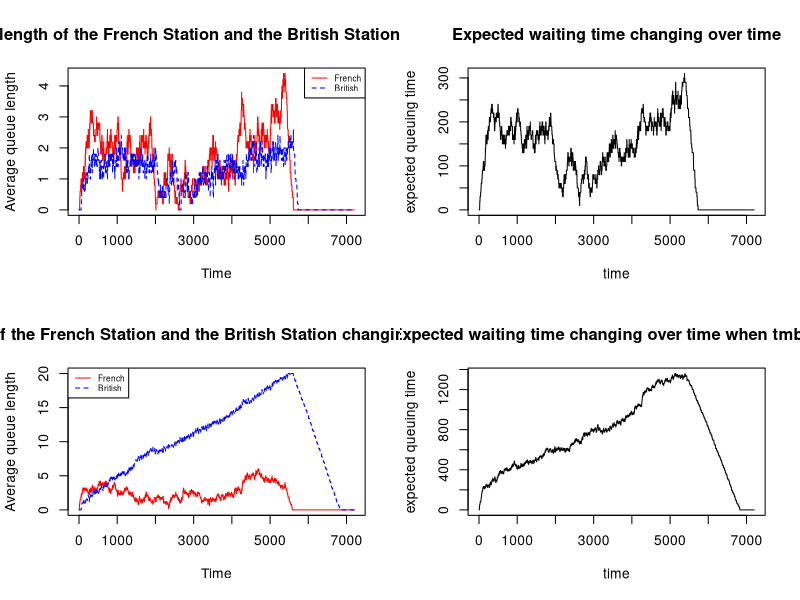

This figure's R source:
# First, prepare for the functions to update the queues and processing time

# Define a function "finish()" to move the car that have finished processing out of the queue
# "station" is a matrix with two numerical lists
# Columns in the "station" array stand for each queue in the stations
# station["qn",] is a list consisting the number of cars in each queue
# station["dt",] is the list consisting the processing time for the processing car in each queue
# We will use "sample()" to generate random processing time in the range (tr,tr+tm)
finish <- function(station, queue, tr, tm){
  
  # If there is one car finish being processed and be able to leave the current queue, 
  # then we will reduce one from the number of queuing cars in this queue
  station["qn", queue] <- station["qn", queue] - 1
  
  # If there is more than one car in the queue, the car that has been waiting in the queue will be processed after the old car got moved out from the queue
  # then use 'sample()' to generate a processing time for this car
  if(station["qn", queue] > 0){
    station["dt", queue] <- sample(tm:(tm+tr), 1)
  }
  # If there is no car left in the queue, we give "-1" to the processing time as an indicator, just for convenience 
  else{
    station["dt", queue] <- -1
  }
  
  return(station)
}

# Define another function "insert()" to find the shortest queue and insert the newly arriving car into the queue 
insert <- function(station, tr, tm){
  # Find the shortest queue
  qn_min <- which.min(station["qn", ]) 
  # The newly arrived car will join the shortest queue
  station["qn", qn_min] <- station["qn", qn_min] + 1
  
  # According to "finish()" function we had defined above, 
  # "-1" for processing time means there's no car waiting in the queue, 
  # so the newly inserted car will be processed immediatelt.
  # Then we use "sample()" function to generate a random processing time for this car
  if(station["dt", qn_min] == -1){
    station["dt", qn_min] <- sample(tm:(tm+tr), 1)
  }
  
  return (station)
}


# Define the function "qsim(mf,mb,a.rate,trb,trf,tmb,tmf,maxb)"
# "mf" is the number of French stations
# "mb" is the number of British stations
# "a.rate" is the probability a new car arrives at French stations in one second
# A car arrives at the French stations randomly at an average rate of one every 
# 10 seconds, so that there is a probability of 0.1 of an arrival each second
# The processing time in the French stations will be a random number uniformly distributed between (tmf,tmf+trf) 
# The processing time in the British stations will be a random number uniformly distributed between (tmb,tmb+trb) 
# The maximum number of cars in each British station will be "maxb"
qsim <- function(mf = 5, mb = 5, a.rate = .1, trb = 40, trf = 40, tmb = 30, tmf = 30, maxb = 20) {
  
  # Here are some variables we will use later:
  # "f" is a matrix to store the processing time for cars in the French stations
  # Notice: Choosing to use a data.frame to store the processing time to avoid messing up each station
  # Columns in "f" stand for each French station, namely "station_1", "station_2", ..., "station_mf"
  # The first row in "f" namely "qn" stores the number of cars waiting in the station
  # The second row in "f" namely "dt" stores the processing time for each car being processed
  column_names_f <- paste0("station_", seq_len(mf))
  f <- matrix(c(0,-1), nrow = 2, ncol = length(column_names_f))
  colnames(f) <- column_names_f
  rownames(f) <- c("qn","dt")
  
  # "b" is a matrix to store the processing time for cars in the British stations
  # Same ideas above to build "b"
  column_names_b <- paste0("station_", seq_len(mb))
  b <- matrix(c(0,-1), nrow = 2, ncol = length(column_names_b))
  colnames(b) <- column_names_b
  rownames(b) <- c("qn","dt")
  
  nf <- c() # nf is a list to store the average queue length in French station for each second
  nb <- c() # nb is a list to store the average queue length in British station for each second
  eq <- c() # eq is a list to store the expected waiting time for each second
  
  # This model will simulate for a 2-hour period, in total 7200 seconds
  for (t in 1:(2*60*60)){
    
    # Notice: Since the cars can't leave from the French station to the British one if there is no available queues in British station, so we start with analyzing the queues in British station
    # First, find the columns that with 0 processing time in British station
    # Then move those cars with 0 processing time out of the queue using "finish()" function to cut one off the queue and give a processing time to the next car
    for( i in which(b["dt", ] %in% 0)){
      b <- finish(b, i, trb, tmb)
    }
    
    # Find the columns with 0 processing time in the French station
    for (i in which(f["dt", ] %in% 0)){
      # If the sum of the number of cars in the queue is less than the total maximum capacity for the whole British station, 
      # we will know there are still some vacancies in the British station
      # Then we can move the cars finished processing from French station to the British station using "finish()" function we defined above
      if(sum(b["qn", ]) < maxb*mb){
        f <- finish(f, i, trf, tmf)
        b <- insert(b, trb, tmb)
      }
    }
    
    # Provided "a.rate" this input as the arriving probability, we use "sample()" function to randomly choose "TRUE" or "FALSE"
    # "TURE" indicates a car arrives while "False" indicating that there are no cars arrived
    # Ignoring the situation that more than one car arriving at the same time, so "size" attribute in "sample()" function is 1
    if (t <= 90*60){ # New cars only arrive at French stations in the first 1.5 hours in the simulation
      if (sample(c(TRUE,FALSE), size = 1, prob = c(a.rate, 1-a.rate))){
        # If "sample()" function generates "TURE" as the result, which means a new car arrives at the French stations
        # We will use "insert()" defined above to put a new car in the queue in the French station
        f <- insert(f, trf, tmf)
      }
    }
    
    # One iteration in this loop means one second has passed, so we cut one second off from the positive processing time for each car.
    f["dt", ] <- apply(f["dt", , drop = FALSE], 1, function(row) {
      ifelse(row > 0, row - 1, row)
    })
    b["dt", ] <- apply(b["dt", , drop = FALSE], 1, function(row) {
      ifelse(row > 0, row - 1, row)
    })
    
    # avg_f is the average queue length in the French station.
    # Calculated by summing up the number of cars in all queues first, then divided by the number of stations
    avg_f <- sum(f["qn", ])/mf
    # avg_b is the average queue length in the British station
    avg_b <- sum(b["qn", ])/mb 
    # Update the average queue length and expected waiting time for this second to the lists storing results across the simulation
    nf <- append(nf, avg_f)
    nb <- append(nb, avg_b)
    # Expected waiting time is the sum of the average processing time in each station multiply with average queue length in  each station
    eq <- append(eq, (avg_f*(tmf + trf/2) + avg_b*(tmb + trb/2)))
  }

  return(list(nf, nb, eq))
}


iqsim <- qsim() # Default parameters
jqsim <- qsim(tmb = 40) # Set the minimum processing time in British station as 40
# Create a panel with 2-row, 2-row plots
par(mfrow = c(2,2))

# plot of French and British queue lengths change over time
matplot(1:7200, cbind(iqsim[[1]],iqsim[[2]]), type = 'l', col = c("red", "blue"), 
        xlab = "Time", ylab = "Average queue length", 
        main = "Average queue length of the French Station and the British Station changing over time")
legend("topright", c("French", "British"), col = c("red", "blue"), lty = 1:2, cex = 0.6)

# plot of expected waiting time changes over time
matplot(1:7200, iqsim[[3]], type = 'l', xlab = "time", ylab = "expected queuing time", 
        main = "Expected waiting time changing over time")

# plot of French and British queue lengths change over time when the minimum British handling time is set as 40 seconds
matplot(1:7200, cbind(jqsim[[1]],jqsim[[2]]), type = 'l', col = c("red", "blue"), 
        xlab = "Time", ylab = "Average queue length", 
        main = "Average queue length of the French Station and the British Station changing over time when tmb = 40 ")
legend("topleft", c("French", "British"), col = c("red", "blue"), lty = 1:2, cex = 0.6)

# plot of expected waiting time changing over time when the minimum British handling time is set as seconds
matplot(1:7200, jqsim[[3]], type = 'l', xlab = "time", ylab = "expected queuing time", 
        main = "Expected waiting time changing over time when tmb = 40")

# In order to find the probability of at least one car missing ferry departure,we need to run qsim() function 100 times
k <- 0 # k is the number of times there are cars missing the ferry after 100 times simulation
for (i in 1:100){
  # If the final average queue lengths are above zero, that means there is at least one car missing the ferry departure
  kqsim <- qsim(tmb = 40)
  if (kqsim[[2]][7200] > 0 || kqsim[[1]][7200] > 0){
      k <- k + 1
  }
}

print(paste0("The probability of at least one car missing the ferry departure is ", k/100))

